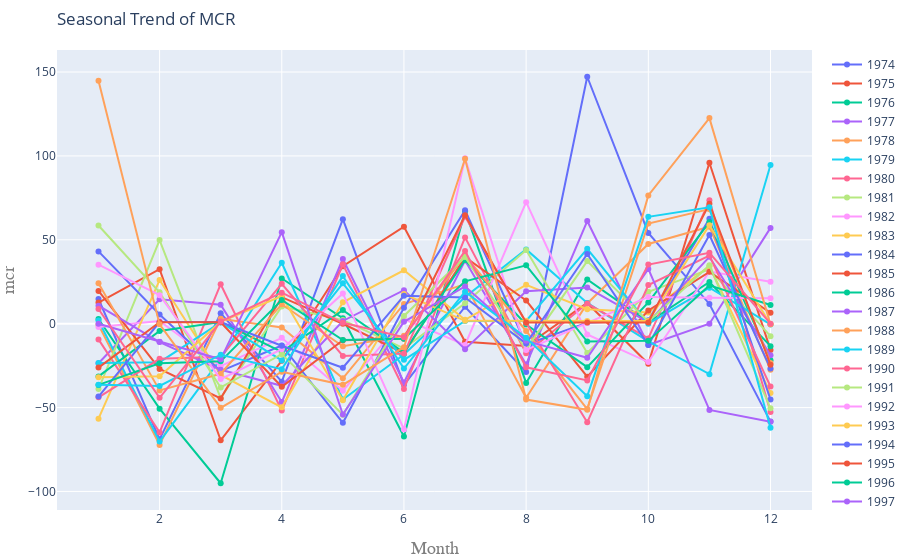

Notebook source saved alongside this figure:
### Code cell
# # Prepare data
years = widget.value
years = list(range(years[0],years[1]+1))


# Draw Plot
fig = go.Figure()

for i,y in enumerate(years):
    if i<len(years):
        fig.add_trace(go.Scatter(
            x=df[df['Year']==years[i]].Month.tolist(),
            y=df[df['Year']==years[i]].mcr.round(2).tolist(),
            name=str(years[i])))
#Layout changes
fig.update_layout(title=go.layout.Title(
        text="Seasonal Trend of MCR",
        xref="paper",
        x=0),
    margin=dict(l=10, r=0, t=50, b=50),
    xaxis=go.layout.XAxis(title=go.layout.xaxis.Title(text="Month",font=dict(
                family="Courier New, monospace",
                size=18,
                color="#7f7f7f"))),
    yaxis=go.layout.YAxis(title=go.layout.yaxis.Title(text="mcr",font=dict(
                family="Courier New, monospace",
                size=18,
                color="#7f7f7f"))))
fig.update_yaxes(nticks=10)
   
fig.show()

### Figure 1 — Plotly figure (JSON) as saved in the notebook; plotly's stock layout.template omitted (floating-point values rounded to 4 significant figures)
{"data": [{"name": "1974", "type": "scatter", "x": [1, 2, 3, 4, 5, 6, 7, 8, 9, 10, 11, 12], "y": [14.71, -68.94, 6.24, -34.55, 62.28, -36.46, 10.12, -28.82, 147.2, 54.07, 11.75, -58.37]}, {"name": "1975", "type": "scatter", "x": [1, 2, 3, 4, 5, 6, 7, 8, 9, 10, 11, 12], "y": [12.56, 32.48, -69.49, -22.08, 34.29, 57.79, -10.73, -13.33, 12.38, -23.9, 95.9, -15.64]}, {"name": "1976", "type": "scatter", "x": [1, 2, 3, 4, 5, 6, 7, 8, 9, 10, 11, 12], "y": [2.77, -50.63, -95.11, 26.96, 3.24, -67.22, 67.06, -35.3, 26.32, 0.79, 24.87, -13.38]}, {"name": "1977", "type": "scatter", "x": [1, 2, 3, 4, 5, 6, 7, 8, 9, 10, 11, 12], "y": [-23.61, 14.54, 11.26, -46.7, 38.55, -35.09, 37.7, -24.33, 61.19, -12.69, 0, 57.09]}, {"name": "1978", "type": "scatter", "x": [1, 2, 3, 4, 5, 6, 7, 8, 9, 10, 11, 12], "y": [-0.6, -72.25, 2.92, -2.25, -32.59, 11.74, 23.57, -44.17, 12.06, 47.5, 57.79, -27.49]}, {"name": "1979", "type": "scatter", "x": [1, 2, 3, 4, 5, 6, 7, 8, 9, 10, 11, 12], "y": [1.91, -70.25, -20.97, 36.32, -45.2, -18.42, 15.86, 44.29, 12.37, -10.58, -30.08, 94.56]}, {"name": "1980", "type": "scatter", "x": [1, 2, 3, 4, 5, 6, 7, 8, 9, 10, 11, 12], "y": [-9.37, -64.81, 23.51, -51.8, 35.36, -38.92, 51.43, -17.59, 12, -8.79, 73.51, -52.66]}, {"name": "1981", "type": "scatter", "x": [1, 2, 3, 4, 5, 6, 7, 8, 9, 10, 11, 12], "y": [-39, 49.84, -44.31, 10.3, 2.14, -14.69, 12.18, 43.9, -17.47, 18.99, 32.39, -7.46]}, {"name": "1982", "type": "scatter", "x": [1, 2, 3, 4, 5, 6, 7, 8, 9, 10, 11, 12], "y": [-1.99, 1.62, -25.3, -8.44, -39.96, 2.81, -12.67, 72.45, -6.46, -22.9, 31.1, 24.94]}, {"name": "1983", "type": "scatter", "x": [1, 2, 3, 4, 5, 6, 7, 8, 9, 10, 11, 12], "y": [-56.61, 26, -30.55, -49.85, 12.77, 31.82, 2.31, 23.15, 8.59, 6.74, 34.22, -41.31]}, {"name": "1984", "type": "scatter", "x": [1, 2, 3, 4, 5, 6, 7, 8, 9, 10, 11, 12], "y": [43.1, 5.52, -28.31, -12.98, -59.1, 9.44, 67.65, -12.38, 0.61, 1.99, 62.49, -45.19]}, {"name": "1985", "type": "scatter", "x": [1, 2, 3, 4, 5, 6, 7, 8, 9, 10, 11, 12], "y": [19.5, -27, -44.52, 15.82, -0.04, -17.55, 39.59, 13.82, -31.61, 7.87, 30.91, 6.5]}, {"name": "1986", "type": "scatter", "x": [1, 2, 3, 4, 5, 6, 7, 8, 9, 10, 11, 12], "y": [-31.41, -4.37, 1, -16.84, 8.09, -17.21, 37.95, -0.52, -25.91, 12.69, 60.55, -21.85]}, {"name": "1987", "type": "scatter", "x": [1, 2, 3, 4, 5, 6, 7, 8, 9, 10, 11, 12], "y": [10.71, -10.99, -27.45, -37.01, 1.62, 19.97, -15.18, 19.37, 21.51, 0.82, 39.87, -18.82]}, {"name": "1988", "type": "scatter", "x": [1, 2, 3, 4, 5, 6, 7, 8, 9, 10, 11, 12], "y": [24.04, -39.76, -29.84, 11.61, -13.43, -7.26, 40.76, -4.36, -50.86, 59.69, 68.27, -23.41]}, {"name": "1989", "type": "scatter", "x": [1, 2, 3, 4, 5, 6, 7, 8, 9, 10, 11, 12], "y": [-23.38, -22.92, 0.73, -21.92, 24.09, -21.54, 1.67, 1.64, 44.6, 0, 21.49, -0.43]}, {"name": "1990", "type": "scatter", "x": [1, 2, 3, 4, 5, 6, 7, 8, 9, 10, 11, 12], "y": [-43.91, -20.93, -19.76, 23.74, -19.23, -17.82, 63.89, 0.62, -58.79, 23.07, 40.59, -37.43]}, {"name": "1991", "type": "scatter", "x": [1, 2, 3, 4, 5, 6, 7, 8, 9, 10, 11, 12], "y": [58.5, 18.73, -38.03, -18.15, -54.29, 4.61, 39.8, -15.33, 37.3, 1.19, 34.8, -50.43]}, {"name": "1992", "type": "scatter", "x": [1, 2, 3, 4, 5, 6, 7, 8, 9, 10, 11, 12], "y": [35.15, 17.02, -33.04, -15.23, 18.06, -63, 98.65, -15.63, 0.47, 15.97, 15.5, 15.23]}, {"name": "1993", "type": "scatter", "x": [1, 2, 3, 4, 5, 6, 7, 8, 9, 10, 11, 12], "y": [-31.94, -31.39, 1.07, 16.5, -45.67, 17.7, 1.71, 1.69, 1.66, 1.63, 58.7, -0.31]}, {"name": "1994", "type": "scatter", "x": [1, 2, 3, 4, 5, 6, 7, 8, 9, 10, 11, 12], "y": [-43.46, 0.96, 0.95, -13.12, -26.26, 16.71, 15.65, -11.85, 41.52, -12.7, 52.85, -26.67]}, {"name": "1995", "type": "scatter", "x": [1, 2, 3, 4, 5, 6, 7, 8, 9, 10, 11, 12], "y": [-26.18, 0.86, 0.85, -37.62, -9.88, -8.92, 64.6, 0.78, 0.77, 0.77, 71.46, -24.49]}, {"name": "1996", "type": "scatter", "x": [1, 2, 3, 4, 5, 6, 7, 8, 9, 10, 11, 12], "y": [-36.49, -23.59, -22.45, 14.12, -9.76, -9, 25.28, 34.76, -10.68, -10.24, 22.81, 11.12]}, {"name": "1997", "type": "scatter", "x": [1, 2, 3, 4, 5, 6, 7, 8, 9, 10, 11, 12], "y": [0, -10.81, -21.24, 54.54, -54.16, 1.11, 22.23, -10.23, -20.29, 32.63, -51.38, -58.41]}, {"name": "1998", "type": "scatter", "x": [1, 2, 3, 4, 5, 6, 7, 8, 9, 10, 11, 12], "y": [144.9, -0.41, -50.18, -28.62, -36.45, -14.01, 98.29, -45.23, -51.31, 76.43, 122.5, -0.38]}, {"name": "1999", "type": "scatter", "x": [1, 2, 3, 4, 5, 6, 7, 8, 9, 10, 11, 12], "y": [-36.38, -37.08, -18.49, -27.09, 28.37, -26.76, 19.11, -8.33, -43.21, 63.7, 69.33, -62.01]}, {"name": "2000", "type": "scatter", "x": [1, 2, 3, 4, 5, 6, 7, 8, 9, 10, 11, 12], "y": [8.78, -44.19, 1.23, 18.49, 0.53, -8.04, 43.34, -25.98, -33.84, 35.27, 42.26, 0]}], "layout": {"margin": {"b": 50, "l": 10, "r": 0, "t": 50}, "title": {"text": "Seasonal Trend of MCR", "x": 0, "xref": "paper"}, "xaxis": {"title": {"font": {"color": "#7f7f7f", "family": "Courier New, monospace", "size": 18}, "text": "Month"}}, "yaxis": {"nticks": 10, "title": {"font": {"color": "#7f7f7f", "family": "Courier New, monospace", "size": 18}, "text": "mcr"}}}}
